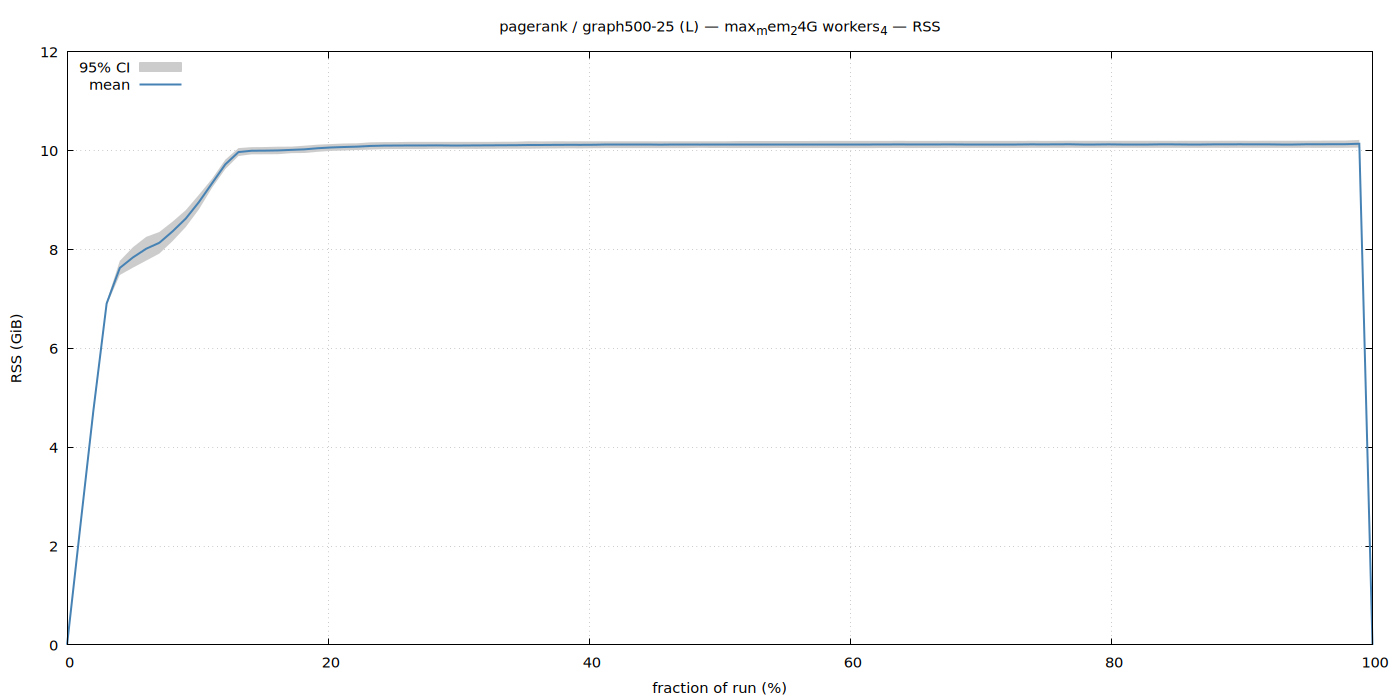

Reproduce this figure in gnuplot.
set terminal pngcairo size 1400,700 enhanced font 'Sans,11'
set output '/home/ubuntu/nvm/results/pagerank/L/graph500-25/max_mem_24G_workers_4/rss.png'
set title "pagerank / graph500-25 (L) — max_mem_24G workers_4 — RSS"
set xlabel 'fraction of run (%)'
set ylabel 'RSS (GiB)'
set grid
set key top left
set yrange [0:*]
plot '/home/ubuntu/nvm/results/pagerank/L/graph500-25/max_mem_24G_workers_4/rss.dat' using 1:3:4 with filledcurves lc rgb '#cccccc' title '95% CI', \
     '' using 1:2 with lines lw 2 lc rgb '#4682b4' title 'mean'
